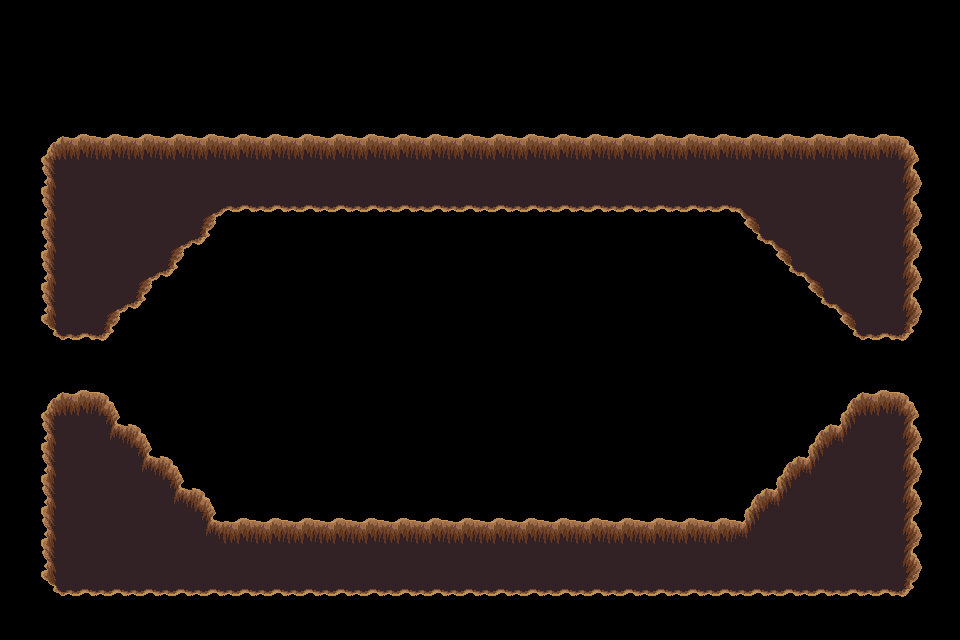

This game map was drawn from its Tiled (.tmx) file and the tilesets committed beside it. A one-line description and the full map source follow:
An orthogonal 30x20 tile map with 32x32 px tiles, 1 tile layer (trou).

<map version="1.5" tiledversion="1.7.2" orientation="orthogonal" renderorder="right-down" width="30" height="20" tilewidth="32" tileheight="32" infinite="0" nextlayerid="9" nextobjectid="1">
 <tileset firstgid="1" source="../../../dungeon_green.tsx" />
 <layer id="8" name="trou" width="30" height="20">
  <data encoding="csv">
0,0,0,0,0,0,0,0,0,0,0,0,0,0,0,0,0,0,0,0,0,0,0,0,0,0,0,0,0,0,
0,0,0,0,0,0,0,0,0,0,0,0,0,0,0,0,0,0,0,0,0,0,0,0,0,0,0,0,0,0,
0,0,0,0,0,0,0,0,0,0,0,0,0,0,0,0,0,0,0,0,0,0,0,0,0,0,0,0,0,0,
0,0,0,0,0,0,0,0,0,0,0,0,0,0,0,0,0,0,0,0,0,0,0,0,0,0,0,0,0,0,
0,432,433,433,433,433,433,433,433,433,433,433,433,433,433,433,433,433,433,433,433,433,433,433,433,433,433,433,434,0,
0,455,456,456,456,456,456,456,456,456,456,456,456,456,456,456,456,456,456,456,456,456,456,456,456,456,456,456,457,0,
0,455,456,456,456,456,387,479,479,479,479,479,479,479,479,479,479,479,479,479,479,479,479,388,456,456,456,456,457,0,
0,455,456,456,456,387,480,0,0,0,0,0,0,0,0,0,0,0,0,0,0,0,0,478,388,456,456,456,457,0,
0,455,456,456,387,480,0,0,0,0,0,0,0,0,0,0,0,0,0,0,0,0,0,0,478,388,456,456,457,0,
0,455,456,387,480,0,0,0,0,0,0,0,0,0,0,0,0,0,0,0,0,0,0,0,0,478,388,456,457,0,
0,478,479,480,0,0,0,0,0,0,0,0,0,0,0,0,0,0,0,0,0,0,0,0,0,0,478,479,480,0,
0,0,0,0,0,0,0,0,0,0,0,0,0,0,0,0,0,0,0,0,0,0,0,0,0,0,0,0,0,0,
0,432,433,434,0,0,0,0,0,0,0,0,0,0,0,0,0,0,0,0,0,0,0,0,0,0,432,433,434,0,
0,455,456,410,434,0,0,0,0,0,0,0,0,0,0,0,0,0,0,0,0,0,0,0,0,432,411,456,457,0,
0,455,456,456,410,434,0,0,0,0,0,0,0,0,0,0,0,0,0,0,0,0,0,0,432,411,456,456,457,0,
0,455,456,456,456,410,434,0,0,0,0,0,0,0,0,0,0,0,0,0,0,0,0,432,411,456,456,456,457,0,
0,455,456,456,456,456,410,433,433,433,433,433,433,433,433,433,433,433,433,433,433,433,433,411,456,456,456,456,457,0,
0,455,456,456,456,456,456,456,456,456,456,456,456,456,456,456,456,456,456,456,456,456,456,456,456,456,456,456,457,0,
0,478,479,479,479,479,479,479,479,479,479,479,479,479,479,479,479,479,479,479,479,479,479,479,479,479,479,479,480,0,
0,0,0,0,0,0,0,0,0,0,0,0,0,0,0,0,0,0,0,0,0,0,0,0,0,0,0,0,0,0
</data>
 </layer>
</map>
